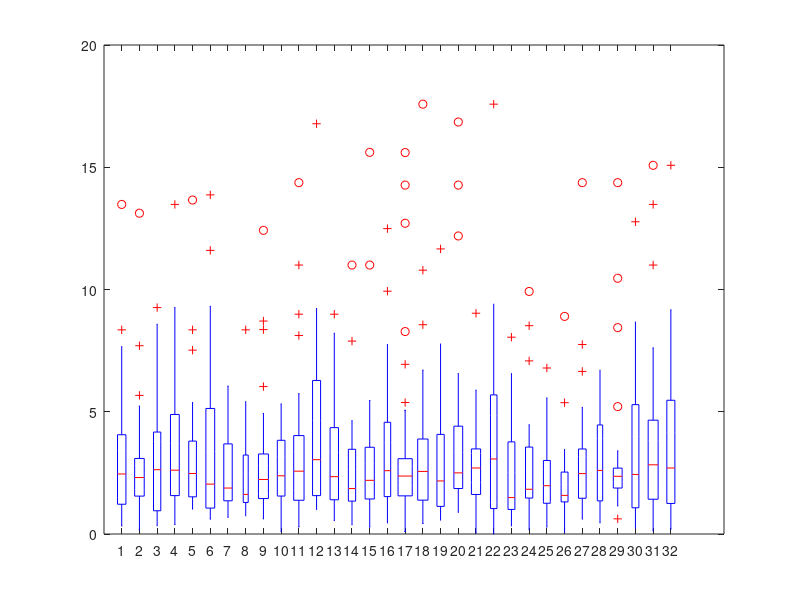

Reproduce this figure in MATLAB. (Note: this script raises an error after producing the figure.)
%% 2016/10/26, telomere first

load U2OSlanesstatistics3.mat

datamat = U2OSlanesstatistics3;

size(datamat)
sum(sum(~isnan(datamat(:))))

vec = datamat(~isnan(datamat));
length(unique(vec))

% descriptive
figure
boxplot(datamat)

summary(datamat(:))

%%

datamat(datamat > 3) = NaN;

summary(datamat(:))

%% histo at the resolution of 1kb
%discretesupport = 0:0.1:17.6;

datDiscrete1 = round(datamat, 0);

mov(1:33)= struct('cdata',[],'colormap',[]);
figure

for k = 1:32
    
    h = histogram(datamat(:,k));
    h.Normalization = 'count';
    h.BinEdges = -0.5:1:17.5;
    %h.BinEdges = [0:9, 10, 18];
    mov(k)=getframe(gcf);
end

implay(mov)


%% bootstrapping & support coverage rate

totnumLane = 32
numBoots = 500
bootstrappedCoverage = nan(numBoots, totnumLane);

% total sample support
denSupport = unique(datDiscrete1(~isnan(datDiscrete1)));

for numReplicate = 1:totnumLane

    for b = 1:numBoots
        bind = randsample(totnumLane, numReplicate, true);
        bind1 = sort(bind);
        x = datDiscrete1(:, bind1);
        denS1 = unique(x(~isnan(x)));
        p1 = numel(denS1)/numel(denSupport);
        bootstrappedCoverage(b, numReplicate) = p1;
    end

end

bootCoverageRate = mean(bootstrappedCoverage);

% Confidence Bound at 95% confidence level 
uCL = quantile(bootstrappedCoverage, 0.975);
lCL = quantile(bootstrappedCoverage, 0.025);


pmat = [bootCoverageRate', uCL', lCL'];

figure, 
plot(pmat)
legend('avg. Coverage', 'upper CL', 'lower CL', 'Location', 'southeast') 

h = refline([0, 0.9]);
h.Color = [.5 .5 .5];
h.LineStyle = '--';
h = refline([0, 0.8]);
h.Color = [.5 .5 .5];
h.LineStyle = '--';




%%  end
